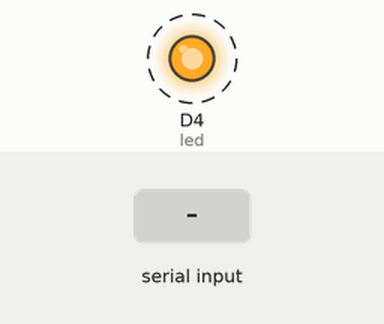
Simulated run of this sketch. Board: ESP8266 (NodeMCU). On the bench: output pins drawn as LEDs (lit = HIGH). Dashed ring = blinking. The inputs (shaded band) are chosen by the test bench. What the sketch prints to the serial monitor is not drawn.

Above: at 1.8 s.
1.9 s: "1" received over the second serial link
Timing chart, 0 to 10.9 s (numbered marks = the images above; inputs shaded):
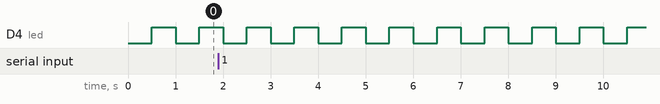

The sketch:

serioes.ino
```cpp
#include <SoftwareSerial.h>

//自定义串口 (RX, TX)
SoftwareSerial MySerial(D5, D6);
SoftwareSerial MySerial2(D1, D2);
int led = 2;
int send = 1;
String char_Sum;
String char_Sum2;
void setup() {
  pinMode(led, OUTPUT);
  Serial.begin(9600);
  MySerial.begin(9600);
  MySerial2.begin(9600);
  Serial.println("\n success");
  MySerial.println("\n success");
}

void loop() {
  delay(500);
  send = !send;
  MySerial.print(send);
  Serial.print(send);


  digitalWrite(led, !digitalRead(led));

  // const char* data_Char = "1234567a";
  // const int data_Int =114514;
  // MySerial2.print(data_Char);
  // if (MySerial.available() > 0) {
  //   Serial.print(MySerial.read());
  // }
  // if (MySerial.available() > 0) {
  //   char b = MySerial.read();
  //   sum += b;
  //   if ((char)b == 'a') {
  //     Serial.print(sum);
  //     sum = "";
  //   }
  //   // int data_Int=MySerial.read();
  // }
  MySerial2.listen();
  if (MySerial2.available() > 0)  //串口接收到数据
  {
    char b = MySerial2.read();
    char_Sum2 += b;
    if (b) {
      char_Sum2 = char_Sum2 + "wow?";
      Serial.print(char_Sum2);  //输出等待的字符数
      char_Sum2 = "";
    }
  }
  MySerial.listen();
  if (MySerial.available() > 0)  //串口接收到数据
  {
    char b = MySerial.read();
    char_Sum += b;
    if (b) {
      char_Sum = char_Sum;
      //MySerial.print(char_Sum);  //输出等待的字符数
      Serial.print(char_Sum);
      char_Sum = "";
    }
  }
}
```

Measured:
- by itself, D4 (led): alternates HIGH for 0.50 s and LOW for 0.50 s
